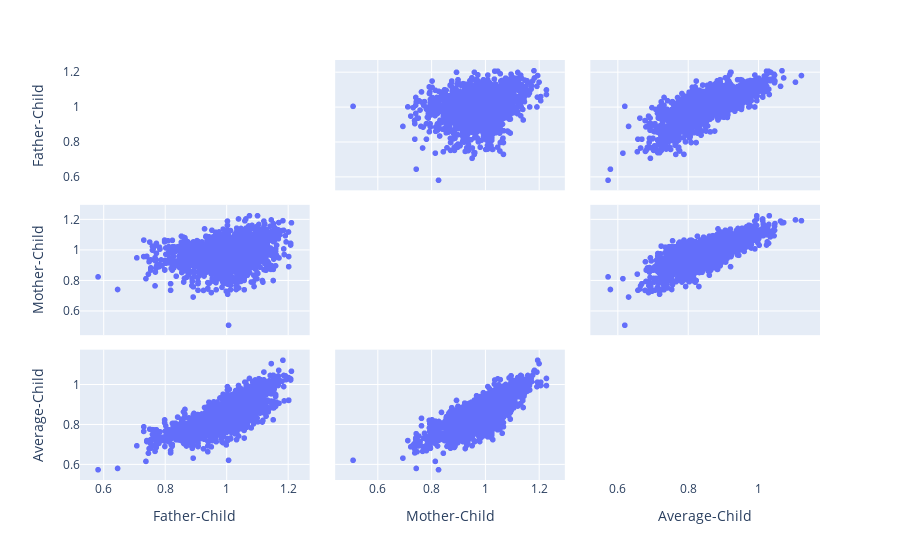

The cell this chart's notebook holds for it:
### Code cell
euc_dists = pd.DataFrame({'Father-Child': euc_dist_f_c,
                         'Mother-Child': euc_dist_m_c,
                         'Average-Child': euc_dist_avg_c})
fig = px.scatter_matrix(euc_dists)
fig.update_traces(diagonal_visible=False)
fig.show()

### Figure 1 — Plotly figure (JSON) as saved in the notebook; plotly's stock layout.template omitted (floating-point values rounded to 4 significant figures; data arrays with more than 128 entries replaced by an {"elided": "..."} marker saying what was removed)
{"data": [{"diagonal": {"visible": false}, "dimensions": [{"axis": {"matches": true}, "label": "Father-Child", "values": {"elided": "1784 float values"}}, {"axis": {"matches": true}, "label": "Mother-Child", "values": {"elided": "1784 float values"}}, {"axis": {"matches": true}, "label": "Average-Child", "values": {"elided": "1784 float values"}}], "hovertemplate": "%{xaxis.title.text}=%{x}<br>%{yaxis.title.text}=%{y}<extra></extra>", "legendgroup": "", "marker": {"color": "#636efa", "symbol": "circle"}, "name": "", "showlegend": false, "type": "splom"}], "layout": {"dragmode": "select", "legend": {"tracegroupgap": 0}, "margin": {"t": 60}}}
